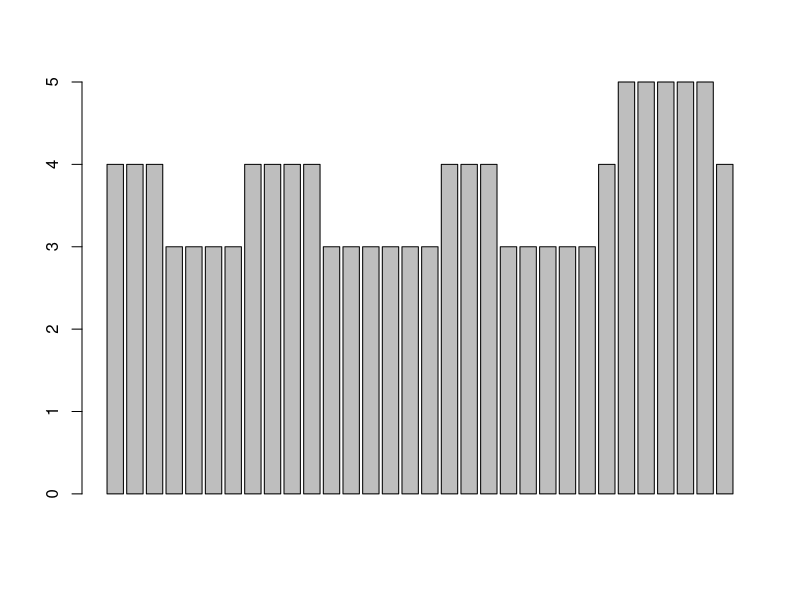
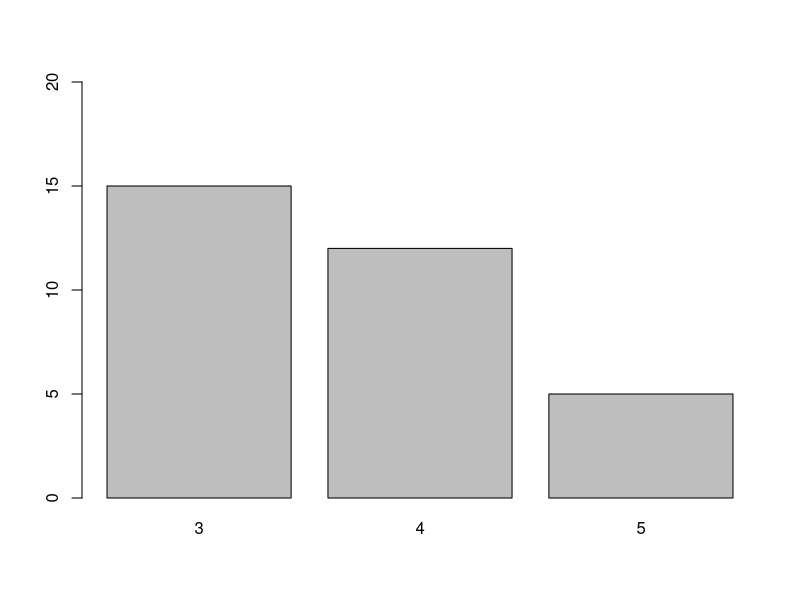
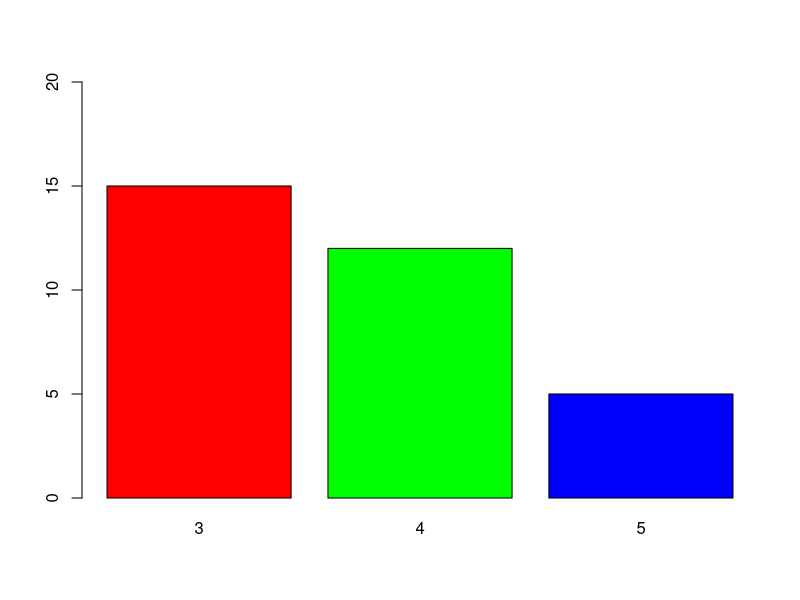
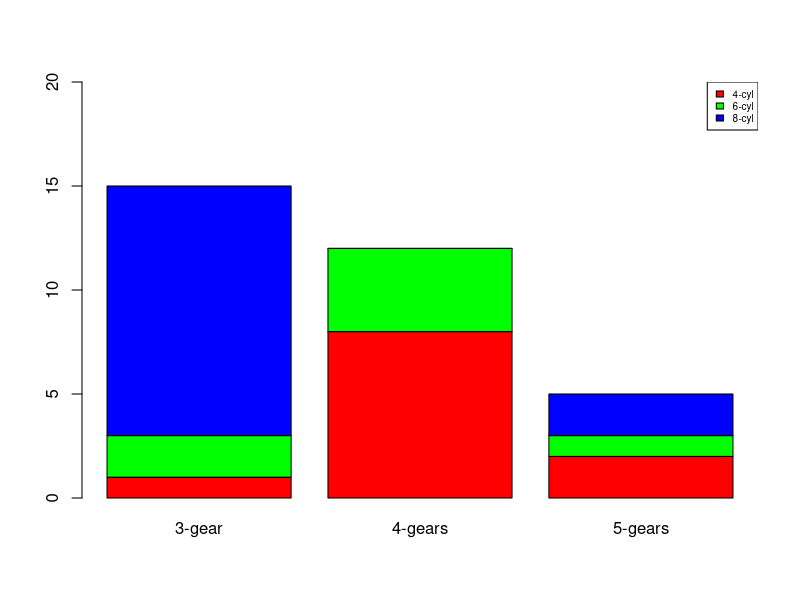
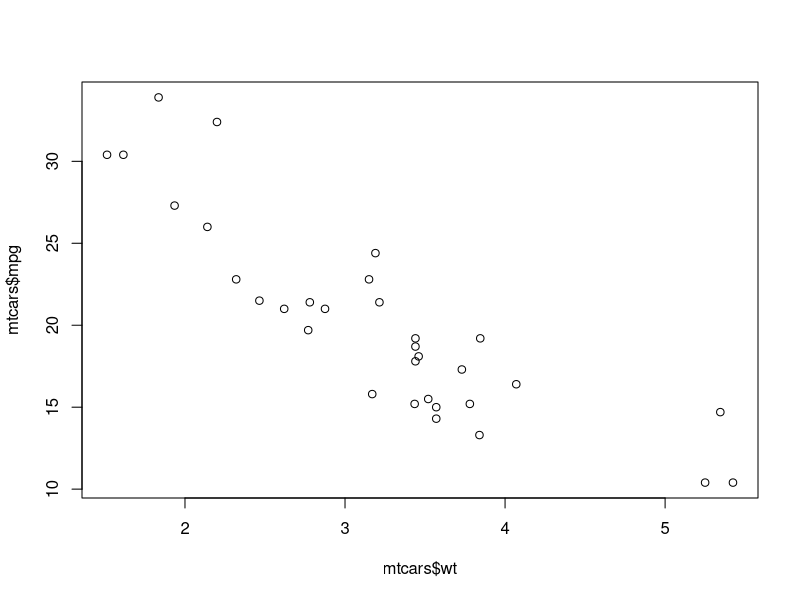

These figures' R source, in order:


?mtcars


head(head(mtcars))


str(mtcars)

barplot(mtcars$gear)

my_gear <- mtcars$gear

my_gear_fac <- as.factor(my_gear)

class(my_gear_fac)


my_gear_fac


summary(my_gear_fac)

gear_numbers <- summary(my_gear_fac)

gear_numbers
class(gear_numbers)

barplot(gear_numbers, ylim = c(0,20))

barplot(gear_numbers, ylim = c(0,20), col = rainbow(3))




# For plotting the stacked barplot
my_cars_table <- table(mtcars$cyl, mtcars$gear)


print(my_cars_table)

class(my_cars_table)

my_cyl_labels <- c("4-cyl", "6-cyl", "8-cyl")

my_gears <- c("3-gear","4-gears","5-gears")


barplot(my_cars_table,names.arg = my_gears, ylim = c(0,20),col = rainbow(3))

legend("topright",my_cyl_labels,cex = 0.6, fill = rainbow(3))






# Scatter plot for the wt and mpg
plot(mtcars$wt, mtcars$mpg)






